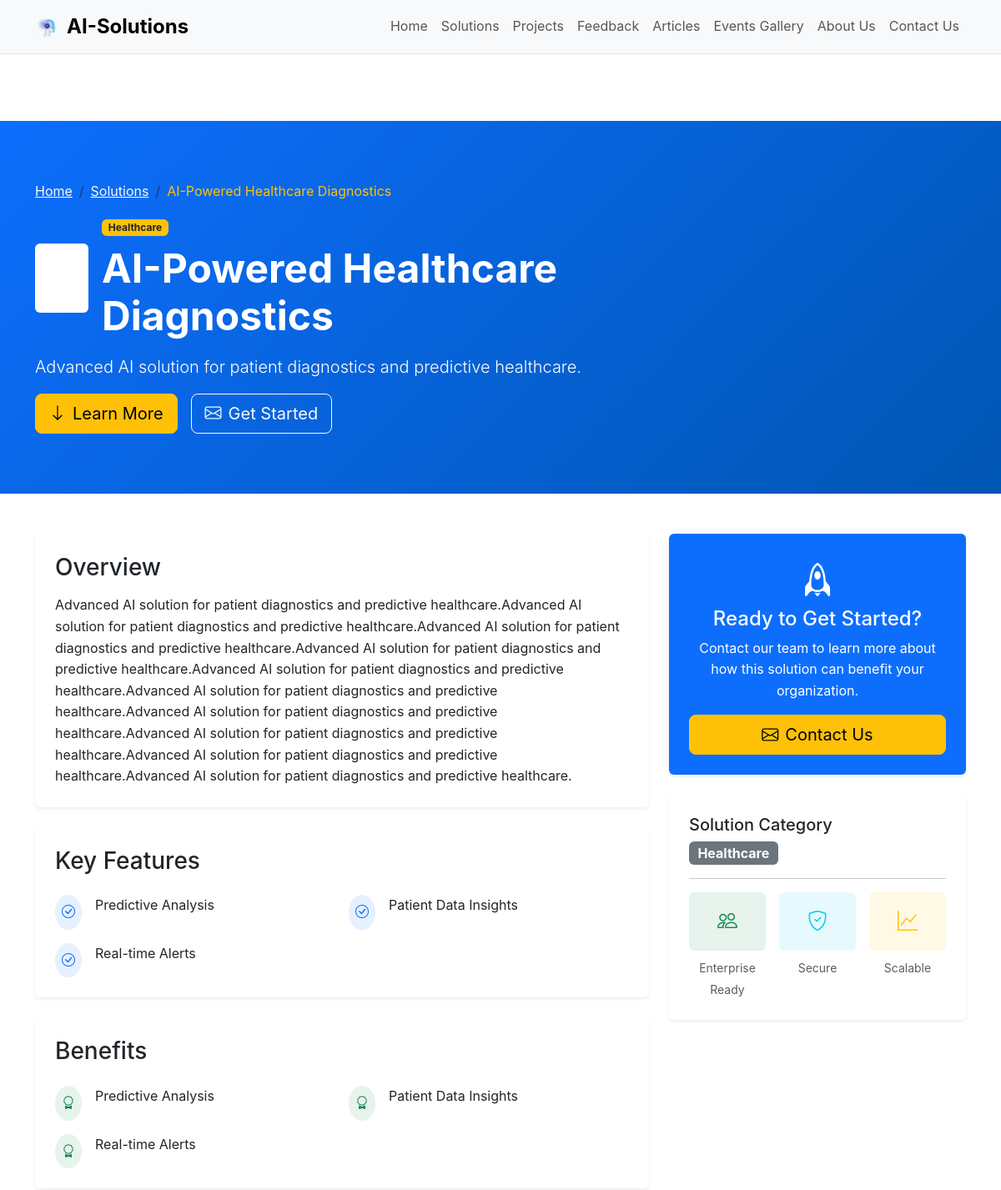
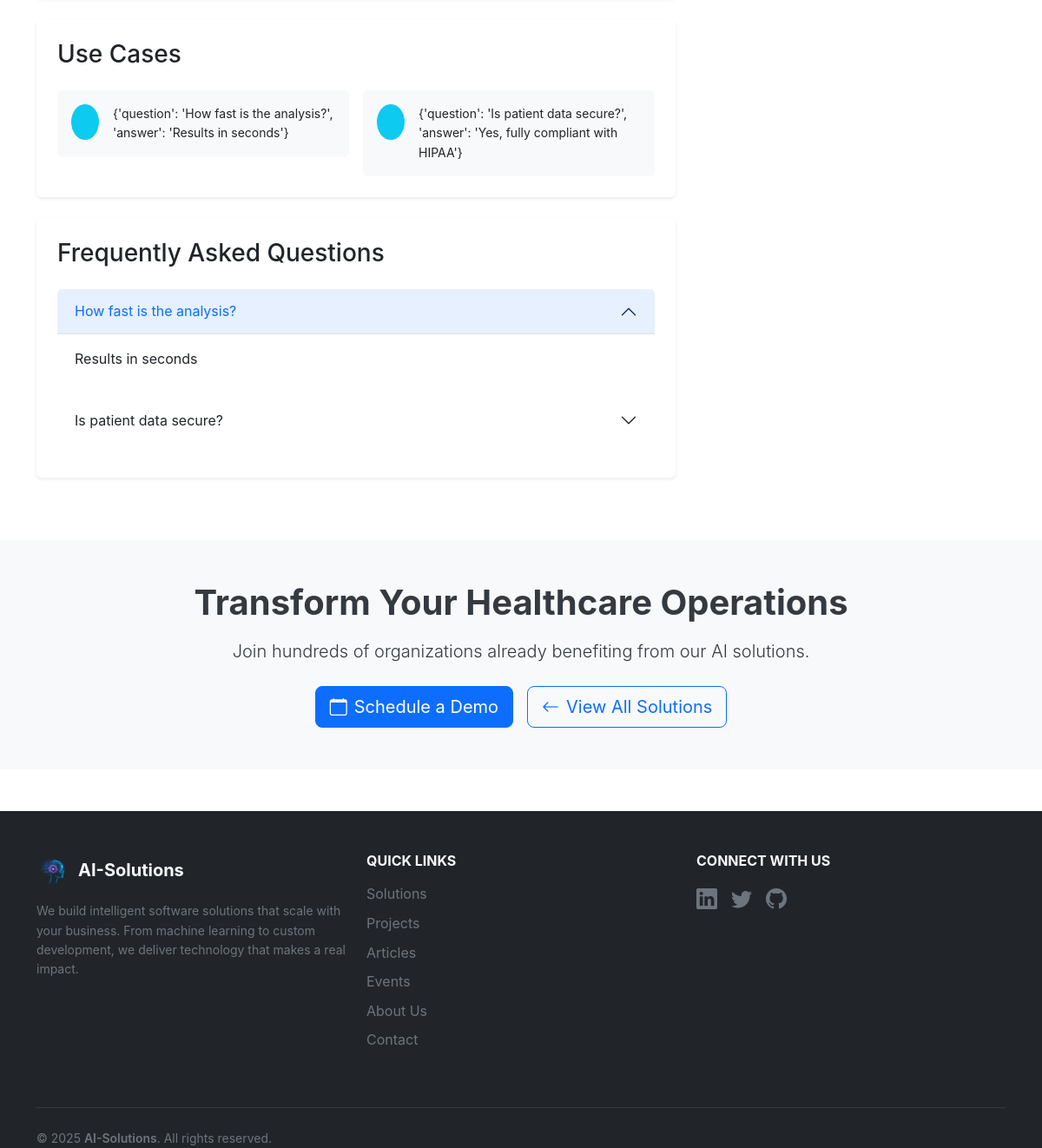
The app's page /solutions/ai-powered-healthcare-diagnostics/ with its own data (2 pictures, top to bottom).
### core/models.py (models this page shows, shortened)
class Solution(models.Model):
    CATEGORY_CHOICES = [
        ('healthcare', 'Healthcare'),
        ('finance', 'Finance'),
        ('education', 'Education'),
    ]
    title = models.CharField(max_length=200)
    description = models.TextField()
    detailed_content = HTMLField(help_text="Rich text content for solution details", blank=True)
    category = models.CharField(max_length=20, choices=CATEGORY_CHOICES)
    icon = models.CharField(max_length=50)
    features = models.JSONField(default=list)
    benefits = models.JSONField(default=list)
    use_cases = models.JSONField(default=list)
    faqs = models.JSONField(default=list)
    image = models.ImageField(upload_to='solutions/', blank=True, null=True)
    is_featured = models.BooleanField(default=False)
    is_active = models.BooleanField(default=True)
    order = models.PositiveIntegerField(default=0)
    created_at = models.DateTimeField(auto_now_add=True)
    updated_at = models.DateTimeField(auto_now=True)
    created_by = models.ForeignKey(settings.AUTH_USER_MODEL, on_delete=models.SET_NULL, null=True)
    slug = models.SlugField(max_length=200, blank=True)
    class Meta:
        ordering = ['order', 'title']

### core/views.py (the view)
# urls.py: path('solutions/<slug:solution_slug>/', views.solution_detail, name='solution_detail'),
def solution_detail(request, solution_slug):
    solution = get_object_or_404(Solution, slug=solution_slug, is_active=True)
    related_solutions = Solution.objects.filter(category=solution.category, is_active=True).exclude(id=solution.id)[:3]
    context = {
        'solution': solution,
        'related_solutions': related_solutions,
        'settings': SiteSettings.load(),
    }
    return render(request, 'frontend/solution_detail.html', context)

### core/context_processors.py (called while the page is built, shortened)
def site_settings(request):
    return {
        'settings': SiteSettings.load()
    }

def admin_notifications(request):
    return {}

### core/models.py (called while the page is built)
    @classmethod
    def load(cls):
        return cls.objects.first()

### templates/frontend/solution_detail.html (shortened to what this page needs)
{% extends 'base.html' %}
{% load static %}
{% block content %}
<section class="bg-gradient-primary text-white py-5" style="margin-top: 80px;">
    <div class="container py-4">
        <div class="row align-items-center">
            <div class="col-lg-8">
                <nav aria-label="breadcrumb" class="mb-3">
                    <ol class="breadcrumb">
                        <li class="breadcrumb-item"><a href="{% url 'core:home' %}" class="text-light">Home</a></li>
                        <li class="breadcrumb-item"><a href="{% url 'core:solutions' %}" class="text-light">Solutions</a></li>
                        <li class="breadcrumb-item active text-warning" aria-current="page">{{ solution.title }}</li>
                    </ol>
                </nav>
                <div class="d-flex align-items-center mb-3">
                    <div class="bg-white bg-opacity-20 rounded p-3 me-3">
                        <i class="bi bi-{{ solution.icon }} fs-2"></i>
                    </div>
                    <div>
                        <span class="badge bg-warning text-dark">{{ solution.get_category_display }}</span>
                        <h1 class="display-5 fw-bold mt-2 mb-0">{{ solution.title }}</h1>
                    </div>
                </div>
                <p class="lead">{{ solution.description }}</p>
                <div class="d-flex gap-3">
                    <a href="#learn-more" class="btn btn-warning btn-lg">
                        <i class="bi bi-arrow-down me-2"></i>Learn More
                    </a>
                    <a href="{% url 'core:contact' %}" class="btn btn-outline-light btn-lg">
                        <i class="bi bi-envelope me-2"></i>Get Started
                    </a>
                </div>
            </div>
        </div>
    </div>
</section>
<section class="py-5" id="learn-more">
    <div class="container">
        <div class="row">
            <div class="col-lg-8">
                {% if solution.detailed_content %}
                <div class="card border-0 shadow-sm mb-4">
                    <div class="card-body p-4">
                        <h2 class="h3 mb-3">Overview</h2>
                        {{ solution.detailed_content|safe }}
                    </div>
                </div>
                {% endif %}
                {% if solution.features %}
                <div class="card border-0 shadow-sm mb-4">
                    <div class="card-body p-4">
                        <h2 class="h3 mb-4">Key Features</h2>
                        <div class="row g-3">
                            {% for feature in solution.features %}
                            <div class="col-md-6">
                                <div class="d-flex align-items-start">
                                    <div class="bg-primary bg-opacity-10 rounded-circle p-2 me-3 flex-shrink-0">
                                        <i class="bi bi-check-circle text-primary"></i>
                                    </div>
                                    <div>
                                        <p class="mb-0">{{ feature }}</p>
                                    </div>
                                </div>
                            </div>
                            {% endfor %}
                        </div>
                    </div>
                </div>
                {% endif %}
                {% if solution.benefits %}
                <div class="card border-0 shadow-sm mb-4">
                    <div class="card-body p-4">
                        <h2 class="h3 mb-4">Benefits</h2>
                        <div class="row g-3">
                            {% for benefit in solution.benefits %}
                            <div class="col-md-6">
                                <div class="d-flex align-items-start">
                                    <div class="bg-success bg-opacity-10 rounded-circle p-2 me-3 flex-shrink-0">
                                        <i class="bi bi-award text-success"></i>
                                    </div>
                                    <div>
                                        <p class="mb-0">{{ benefit }}</p>
                                    </div>
                                </div>
                            </div>
                            {% endfor %}
                        </div>
                    </div>
                </div>
                {% endif %}
                {% if solution.use_cases %}
                <div class="card border-0 shadow-sm mb-4">
                    <div class="card-body p-4">
                        <h2 class="h3 mb-4">Use Cases</h2>
                        <div class="row g-3">
                            {% for use_case in solution.use_cases %}
                            <div class="col-md-6">
                                <div class="card bg-light border-0">
                                    <div class="card-body p-3">
                                        <div class="d-flex align-items-start">
                                            <div class="bg-info bg-opacity-20 rounded-circle p-2 me-3 flex-shrink-0">
                                                <i class="bi bi-lightbulb text-info"></i>
                                            </div>
                                            <p class="mb-0 small">{{ use_case }}</p>
                                        </div>
                                    </div>
                                </div>
                            </div>
                            {% endfor %}
                        </div>
                    </div>
                </div>
                {% endif %}
                {% if solution.faqs %}
                <div class="card border-0 shadow-sm mb-4">
                    <div class="card-body p-4">
                        <h2 class="h3 mb-4">Frequently Asked Questions</h2>
                        <div class="accordion" id="faqAccordion">
                            {% for faq in solution.faqs %}
                            <div class="accordion-item border-0 mb-3">
                                <h3 class="accordion-header">
                                    <button class="accordion-button{% if not forloop.first %} collapsed{% endif %}"
                                            type="button"
                                            data-bs-toggle="collapse"
                                            data-bs-target="#faq{{ forloop.counter }}"
                                            aria-expanded="{% if forloop.first %}true{% else %}false{% endif %}"
                                            aria-controls="faq{{ forloop.counter }}">
                                        {{ faq.question }}
                                    </button>
                                </h3>
                                <div id="faq{{ forloop.counter }}"
                                     class="accordion-collapse collapse{% if forloop.first %} show{% endif %}"
                                     data-bs-parent="#faqAccordion">
                                    <div class="accordion-body">
                                        {{ faq.answer }}
                                    </div>
                                </div>
                            </div>
                            {% endfor %}
                        </div>
                    </div>
                </div>
                {% endif %}
            </div>
            <div class="col-lg-4">
                <div class="card border-0 shadow-sm mb-4 bg-primary text-white">
                    <div class="card-body p-4 text-center">
                        <i class="bi bi-rocket fs-1 mb-3"></i>
                        <h4>Ready to Get Started?</h4>
                        <p class="mb-3">Contact our team to learn more about how this solution can benefit your organization.</p>
                        <a href="{% url 'core:contact' %}" class="btn btn-warning btn-lg w-100">
                            <i class="bi bi-envelope me-2"></i>Contact Us
                        </a>
                    </div>
                </div>
                <div class="card border-0 shadow-sm mb-4">
                    <div class="card-body p-4">
                        <h5 class="card-title">Solution Category</h5>
                        <span class="badge bg-secondary fs-6">{{ solution.get_category_display }}</span>
                        <hr class="my-3">
                        <div class="row text-center g-3">
                            <div class="col-4">
                                <div class="bg-success bg-opacity-10 rounded p-3 mb-2">
                                    <i class="bi bi-people text-success fs-4"></i>
                                </div>
                                <small class="text-muted">Enterprise Ready</small>
                            </div>
                            <div class="col-4">
                                <div class="bg-info bg-opacity-10 rounded p-3 mb-2">
                                    <i class="bi bi-shield-check text-info fs-4"></i>
                                </div>
                                <small class="text-muted">Secure</small>
                            </div>
                            <div class="col-4">
                                <div class="bg-warning bg-opacity-10 rounded p-3 mb-2">
                                    <i class="bi bi-graph-up text-warning fs-4"></i>
                                </div>
                                <small class="text-muted">Scalable</small>
                            </div>
                        </div>
                    </div>
                </div>
            </div>
        </div>
    </div>
</section>
<section class="py-5 bg-light">
    <div class="container text-center">
        <h2 class="display-6 fw-bold mb-3">Transform Your {{ solution.get_category_display }} Operations</h2>
        <p class="lead mb-4">Join hundreds of organizations already benefiting from our AI solutions.</p>
        <div class="d-flex justify-content-center gap-3 flex-wrap">
            <a href="{% url 'core:contact' %}" class="btn btn-primary btn-lg">
                <i class="bi bi-calendar me-2"></i>Schedule a Demo
            </a>
            <a href="{% url 'core:solutions' %}" class="btn btn-outline-primary btn-lg">
                <i class="bi bi-arrow-left me-2"></i>View All Solutions
            </a>
        </div>
    </div>
</section>
{% endblock %}

### static/css/main.css (style rules this page uses)
:root { --primary-color: #007bff; --secondary-color: #6c757d; --success-color: #28a745; --danger-color: #dc3545; --warning-color: #ffc107; --info-color: #17a2b8; --light-color: #f8f9fa; --dark-color: #343a40; --gradient-primary: linear-gradient(135deg, #667eea 0%, #764ba2 100%); --gradient-secondary: linear-gradient(135deg, #f093fb 0%, #f5576c 100%); }
body { font-family: 'Inter', -apple-system, BlinkMacSystemFont, 'Segoe UI', Roboto, sans-serif; line-height: 1.6; color: var(--dark-color); }

### templates/frontend/solution_detail.html (style rules this page uses)
.bg-gradient-primary { background: linear-gradient(135deg, #0d6efd 0%, #0056b3 100%); }
.accordion-button:not(.collapsed) { background-color: rgba(13, 110, 253, 0.1); color: #0d6efd; }

### records on screen
Solution: title "AI-Powered Healthcare Diagnostics", category "Healthcare", description "Advanced AI solution for patient diagnostics and predictive healthcare.", detailed_content "Advanced AI solution for patient diagnostics and predictive healthcare.Advanced AI solution for patient diagnostics and predictive healthcare.Advanced AI solution for patient diagnostics and predictive healthcare.Advanced AI solution for patient diagnostics and predictive healthcare.Advanced AI solution for patient diagnostics and predictive healthcare.Advanced AI solution for patient diagnostics and predictive healthcare.Advanced AI solution for patient diagnostics and predictive healthcare.Advanced AI solution for patient diagnostics and predictive healthcare.Advanced AI solution for patient diagnostics and predictive healthcare.Advanced AI solution for patient diagnostics and predictive…"

### other values on screen
{{ feature }} "Predictive Analysis" "Patient Data Insights" "Real-time Alerts"
{{ benefit }} "Predictive Analysis" "Patient Data Insights" "Real-time Alerts"
{{ use_case }} "{'question': 'How fast is the analysis?', 'answer': 'Results in seconds'}" "{'question': 'Is patient data secure?', 'answer': 'Yes, fully compliant with HIPAA'}"
{{ faq.question }} "How fast is the analysis?" "Is patient data secure?"
{{ faq.answer }} "Results in seconds"
